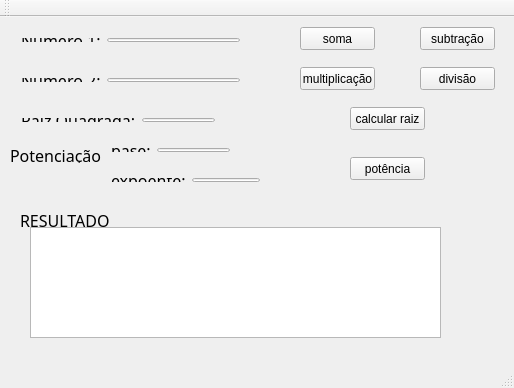
<?xml version="1.0" encoding="UTF-8"?>
<ui version="4.0">
 <class>MainWindow</class>
 <widget class="QMainWindow" name="MainWindow">
  <property name="geometry">
   <rect>
    <x>0</x>
    <y>0</y>
    <width>514</width>
    <height>388</height>
   </rect>
  </property>
  <property name="windowTitle">
   <string>CALCULADORA</string>
  </property>
  <widget class="QWidget" name="centralWidget">
   <widget class="QLabel" name="label_4">
    <property name="geometry">
     <rect>
      <x>10</x>
      <y>130</y>
      <width>91</width>
      <height>16</height>
     </rect>
    </property>
    <property name="font">
     <font>
      <family>Indie Flower</family>
      <pointsize>12</pointsize>
     </font>
    </property>
    <property name="text">
     <string>Potenciação:</string>
    </property>
   </widget>
   <widget class="QPushButton" name="pushButton">
    <property name="geometry">
     <rect>
      <x>300</x>
      <y>10</y>
      <width>75</width>
      <height>23</height>
     </rect>
    </property>
    <property name="text">
     <string>soma</string>
    </property>
   </widget>
   <widget class="QPushButton" name="pushButtonSub">
    <property name="geometry">
     <rect>
      <x>420</x>
      <y>10</y>
      <width>75</width>
      <height>23</height>
     </rect>
    </property>
    <property name="text">
     <string>subtração</string>
    </property>
   </widget>
   <widget class="QPushButton" name="pushButtonMulti">
    <property name="geometry">
     <rect>
      <x>300</x>
      <y>50</y>
      <width>75</width>
      <height>23</height>
     </rect>
    </property>
    <property name="text">
     <string>multiplicação</string>
    </property>
   </widget>
   <widget class="QPushButton" name="pushButtonDiv">
    <property name="geometry">
     <rect>
      <x>420</x>
      <y>50</y>
      <width>75</width>
      <height>23</height>
     </rect>
    </property>
    <property name="text">
     <string>divisão</string>
    </property>
   </widget>
   <widget class="QPushButton" name="pushButtonRaiz">
    <property name="geometry">
     <rect>
      <x>350</x>
      <y>90</y>
      <width>75</width>
      <height>23</height>
     </rect>
    </property>
    <property name="text">
     <string>calcular raiz</string>
    </property>
   </widget>
   <widget class="QPushButton" name="pushButtonPot">
    <property name="geometry">
     <rect>
      <x>350</x>
      <y>140</y>
      <width>75</width>
      <height>23</height>
     </rect>
    </property>
    <property name="text">
     <string>potência</string>
    </property>
   </widget>
   <widget class="QLabel" name="label_7">
    <property name="geometry">
     <rect>
      <x>20</x>
      <y>193</y>
      <width>101</width>
      <height>20</height>
     </rect>
    </property>
    <property name="font">
     <font>
      <family>Indie Flower</family>
      <pointsize>12</pointsize>
     </font>
    </property>
    <property name="text">
     <string>RESULTADO</string>
    </property>
   </widget>
   <widget class="QTextEdit" name="textEditrResultado">
    <property name="geometry">
     <rect>
      <x>30</x>
      <y>210</y>
      <width>411</width>
      <height>111</height>
     </rect>
    </property>
   </widget>
   <widget class="QWidget" name="">
    <property name="geometry">
     <rect>
      <x>10</x>
      <y>10</y>
      <width>241</width>
      <height>26</height>
     </rect>
    </property>
    <layout class="QHBoxLayout" name="horizontalLayout">
     <item>
      <widget class="QLabel" name="label">
       <property name="font">
        <font>
         <family>Indie Flower</family>
         <pointsize>12</pointsize>
        </font>
       </property>
       <property name="text">
        <string>Número 1:</string>
       </property>
      </widget>
     </item>
     <item>
      <widget class="QLineEdit" name="lineEditNum1"/>
     </item>
    </layout>
   </widget>
   <widget class="QWidget" name="">
    <property name="geometry">
     <rect>
      <x>10</x>
      <y>50</y>
      <width>241</width>
      <height>26</height>
     </rect>
    </property>
    <layout class="QHBoxLayout" name="horizontalLayout_2">
     <item>
      <widget class="QLabel" name="label_2">
       <property name="font">
        <font>
         <family>Indie Flower</family>
         <pointsize>12</pointsize>
        </font>
       </property>
       <property name="text">
        <string>Número 2:</string>
       </property>
      </widget>
     </item>
     <item>
      <widget class="QLineEdit" name="lineEditNum2"/>
     </item>
    </layout>
   </widget>
   <widget class="QWidget" name="">
    <property name="geometry">
     <rect>
      <x>10</x>
      <y>90</y>
      <width>216</width>
      <height>26</height>
     </rect>
    </property>
    <layout class="QHBoxLayout" name="horizontalLayout_3">
     <item>
      <widget class="QLabel" name="label_3">
       <property name="font">
        <font>
         <family>Indie Flower</family>
         <pointsize>12</pointsize>
        </font>
       </property>
       <property name="text">
        <string>Raiz Quadrada:</string>
       </property>
      </widget>
     </item>
     <item>
      <widget class="QLineEdit" name="lineEditRaiz"/>
     </item>
    </layout>
   </widget>
   <widget class="QWidget" name="">
    <property name="geometry">
     <rect>
      <x>100</x>
      <y>120</y>
      <width>141</width>
      <height>26</height>
     </rect>
    </property>
    <layout class="QHBoxLayout" name="horizontalLayout_4">
     <item>
      <widget class="QLabel" name="label_5">
       <property name="font">
        <font>
         <family>Indie Flower</family>
         <pointsize>12</pointsize>
        </font>
       </property>
       <property name="text">
        <string>base:</string>
       </property>
      </widget>
     </item>
     <item>
      <widget class="QLineEdit" name="lineEditBase"/>
     </item>
    </layout>
   </widget>
   <widget class="QWidget" name="">
    <property name="geometry">
     <rect>
      <x>100</x>
      <y>150</y>
      <width>171</width>
      <height>26</height>
     </rect>
    </property>
    <layout class="QHBoxLayout" name="horizontalLayout_5">
     <item>
      <widget class="QLabel" name="label_6">
       <property name="font">
        <font>
         <family>Indie Flower</family>
         <pointsize>12</pointsize>
        </font>
       </property>
       <property name="text">
        <string>expoente:</string>
       </property>
      </widget>
     </item>
     <item>
      <widget class="QLineEdit" name="lineEditExpoente"/>
     </item>
    </layout>
   </widget>
  </widget>
  <widget class="QMenuBar" name="menuBar">
   <property name="geometry">
    <rect>
     <x>0</x>
     <y>0</y>
     <width>514</width>
     <height>21</height>
    </rect>
   </property>
  </widget>
  <widget class="QToolBar" name="mainToolBar">
   <attribute name="toolBarArea">
    <enum>TopToolBarArea</enum>
   </attribute>
   <attribute name="toolBarBreak">
    <bool>false</bool>
   </attribute>
  </widget>
  <widget class="QStatusBar" name="statusBar"/>
 </widget>
 <layoutdefault spacing="6" margin="11"/>
 <resources/>
 <connections/>
</ui>
